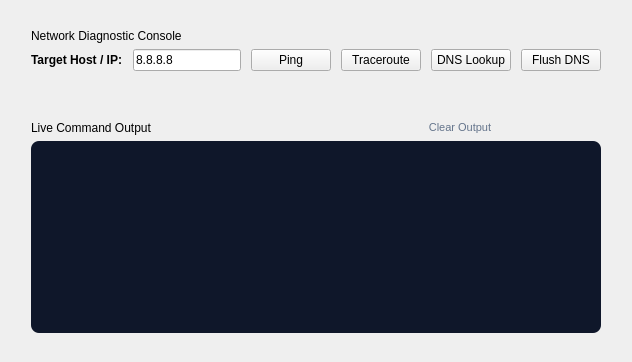
        <widget class="QWidget" name="pageTools">
         <layout class="QVBoxLayout" name="pageToolsLayout">
          <property name="spacing">
           <number>14</number>
          </property>
          <item>
           <widget class="QFrame" name="cardToolsControl">
            <layout class="QVBoxLayout" name="toolsControlLayout">
             <property name="leftMargin">
              <number>20</number>
             </property>
             <property name="topMargin">
              <number>18</number>
             </property>
             <property name="rightMargin">
              <number>20</number>
             </property>
             <property name="bottomMargin">
              <number>18</number>
             </property>
             <item>
              <widget class="QLabel" name="lblToolsTitle">
               <property name="text">
                <string>Network Diagnostic Console</string>
               </property>
               <property name="class" stdset="0">
                <string>cardHeader</string>
               </property>
              </widget>
             </item>
             <item>
              <layout class="QHBoxLayout" name="toolsInputRow">
               <property name="spacing">
                <number>10</number>
               </property>
               <item>
                <widget class="QLabel" name="lblTargetTag">
                 <property name="styleSheet">
                  <string notr="true">font-weight: 600;</string>
                 </property>
                 <property name="text">
                  <string>Target Host / IP:</string>
                 </property>
                </widget>
               </item>
               <item>
                <widget class="QLineEdit" name="editToolTarget">
                 <property name="text">
                  <string>8.8.8.8</string>
                 </property>
                 <property name="placeholderText">
                  <string>Enter IP address or domain (e.g. google.com)</string>
                 </property>
                </widget>
               </item>
               <item>
                <widget class="QPushButton" name="btnActionPing">
                 <property name="text">
                  <string>Ping</string>
                 </property>
                 <property name="class" stdset="0">
                  <string>pillBtnPrimary</string>
                 </property>
                </widget>
               </item>
               <item>
                <widget class="QPushButton" name="btnActionTraceroute">
                 <property name="text">
                  <string>Traceroute</string>
                 </property>
                 <property name="class" stdset="0">
                  <string>pillBtnSecondary</string>
                 </property>
                </widget>
               </item>
               <item>
                <widget class="QPushButton" name="btnActionDns">
                 <property name="text">
                  <string>DNS Lookup</string>
                 </property>
                 <property name="class" stdset="0">
                  <string>pillBtnSecondary</string>
                 </property>
                </widget>
               </item>
               <item>
                <widget class="QPushButton" name="btnActionFlushDns">
                 <property name="text">
                  <string>Flush DNS</string>
                 </property>
                 <property name="class" stdset="0">
                  <string>pillBtnSecondary</string>
                 </property>
                </widget>
               </item>
              </layout>
             </item>
            </layout>
           </widget>
          </item>
          <item>
           <widget class="QFrame" name="cardToolsOutput">
            <layout class="QVBoxLayout" name="toolsOutputLayout">
             <property name="leftMargin">
              <number>20</number>
             </property>
             <property name="topMargin">
              <number>18</number>
             </property>
             <property name="rightMargin">
              <number>20</number>
             </property>
             <property name="bottomMargin">
              <number>18</number>
             </property>
             <item>
              <layout class="QHBoxLayout" name="outHeaderLayout">
               <item>
                <widget class="QLabel" name="lblConsoleTitle">
                 <property name="text">
                  <string>Live Command Output</string>
                 </property>
                 <property name="class" stdset="0">
                  <string>cardHeader</string>
                 </property>
                </widget>
               </item>
               <item>
                <spacer name="spConsoleHeader">
                 <property name="orientation">
                  <enum>Qt::Orientation::Vertical</enum>
                 </property>
                 <property name="sizeHint" stdset="0">
                  <size>
                   <width>0</width>
                   <height>0</height>
                  </size>
                 </property>
                </spacer>
               </item>
               <item>
                <widget class="QPushButton" name="btnClearConsole">
                 <property name="styleSheet">
                  <string notr="true">background: transparent; border: none; color: #64748b; font-size: 11px;</string>
                 </property>
                 <property name="text">
                  <string>Clear Output</string>
                 </property>
                </widget>
               </item>
              </layout>
             </item>
             <item>
              <widget class="QPlainTextEdit" name="txtToolConsole">
               <property name="styleSheet">
                <string notr="true">background-color: #0f172a; color: #38bdf8; font-family: 'Consolas', 'Courier New', monospace; font-size: 12px; border-radius: 8px; padding: 12px;</string>
               </property>
               <property name="readOnly">
                <bool>true</bool>
               </property>
              </widget>
             </item>
            </layout>
           </widget>
          </item>
         </layout>
        </widget>
